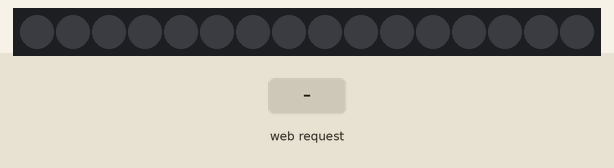
Recording of a sketch running on a simulated ESP32. Parts: 16 RGB LEDs in strip order, left to right. The test bench sets the inputs (shaded band). Dim RGB values are drawn brighter than linear; WiFi joins after 1.5 s; servers stay silent unless stated; what the sketch prints to the serial monitor is not drawn.

Above: at 3.2 s.
3.3 s: HTTP request GET /setCustom?color=1 received
At 4.2 s:
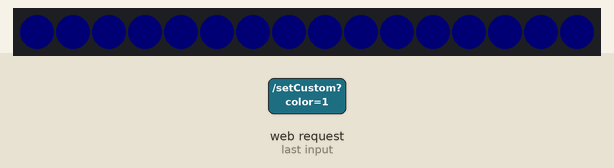
5.3 s: HTTP request GET /setCustom?color=120&mode=120&level=120 received
7.3 s: HTTP request GET /setCustom?color=red received
At 8.2 s:
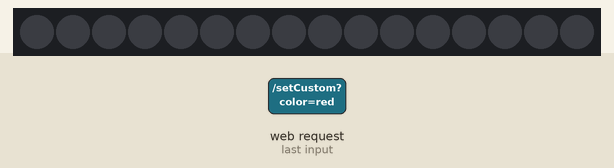
8.8 s: HTTP request GET /setCustom?color=1&mode=1&level=1 received
At 9.8 s:
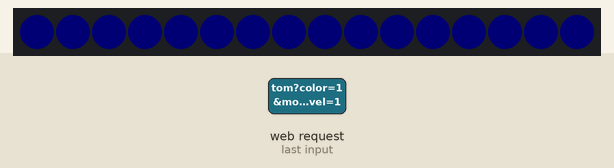
Timing chart, 0 to 11.8 s (numbered marks = the images above; inputs shaded):
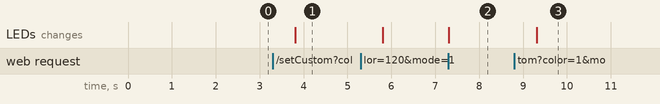

The sketch:

MoodSignal.ino
```cpp
#include <WiFi.h>
#include <AsyncTCP.h>
#include <ESPAsyncWebServer.h>
#include <Adafruit_NeoPixel.h>


// WiFi credentials
const char* ssid = "SSID";
const char* password = "Password";


// NeoPixel configuration
#define LED_PIN 2
#define NUM_LEDS 16
Adafruit_NeoPixel strip(NUM_LEDS, LED_PIN, NEO_GRB + NEO_KHZ800);


uint8_t brightness = 255; // Default brightness (max)


// Current mode state
String currentMode = "Free";


// Create web server instance
AsyncWebServer server(80);


// Webpage HTML
const char index_html[] = R"rawliteral(
<!DOCTYPE html>
<html>
<head>
<title>Mood Light Control</title>
<metaname="viewport"content="width=device-width, initial-scale=1">
<style>
body {
font-family: Arial, sans-serif;
text-align: center;
margin: 0;
padding: 0;
}
.container {
margin: 20px;
}
button {
padding: 20px;
font-size: 18px;
margin: 10px;
cursor: pointer;
border: none;
border-radius: 5px;
transition: 0.3s;
}
.red { background-color: red; color: white; }
.yellow { background-color: yellow; color: black; }
.green { background-color: green; color: white; }
input[type="color"] {
margin: 10px;
height: 50px;
width: 50px;
border: none;
cursor: pointer;
}
input[type="range"] {
width: 80%;
margin: 20px10%;
}
.current-mode {
font-size: 20px;
margin: 20px;
font-weight: bold;
}
@media (max-width: 600px) {
button {
padding: 15px;
font-size: 16px;
}
}
</style>
</head>
<body>
<h1>Mood Signal Control</h1>
<divclass="container">
<divclass="current-mode">Current Mood: <spanid="currentMode">Free</span></div>
<buttonclass="red"onclick="setMode('red', 'Busy')">Busy</button>
<buttonclass="yellow"onclick="setMode('yellow', 'Working')">Working</button>
<buttonclass="green"onclick="setMode('green', 'Free')">Free</button>
<br>
<inputtype="color"id="colorPicker"onchange="setCustomColor(this.value)" />
<br>
<inputtype="range"min="10"max="255"value="255"id="brightnessSlider"oninput="setBrightness(this.value)" />
</div>
<script>
functionsetMode(color, mode) {
fetch(`/set?color=${color}&mode=${mode}`);
document.getElementById('currentMode').innerText = mode;
}


functionsetCustomColor(color) {
fetch(`/setCustom?color=${color.substring(1)}`);
}


functionsetBrightness(brightness) {
fetch(`/brightness?level=${brightness}`);
}
</script>
</body>
</html>
)rawliteral";


void setup() {
// Initialize serial monitor
Serial.begin(115200);


// Initialize NeoPixel strip
strip.begin();
strip.setBrightness(brightness);
strip.show();


// Connect to Wi-Fi
WiFi.begin(ssid, password);
while (WiFi.status() != WL_CONNECTED) {
delay(1000);
Serial.println("Connecting to WiFi...");
}
Serial.println("Connected to WiFi");
Serial.print("IP Address: ");
Serial.println(WiFi.localIP());


// Serve the web page
server.on("/", HTTP_GET, [](AsyncWebServerRequest *request) {
request->send(200, "text/html", index_html);
});


// Handle pre-defined mode changes
server.on("/set", HTTP_GET, [](AsyncWebServerRequest *request) {
if (request->hasParam("color") && request->hasParam("mode")) {
String color = request->getParam("color")->value();
String mode = request->getParam("mode")->value();
currentMode = mode;


if (color == "red") setLEDColor(255, 0, 0);
else if (color == "yellow") setLEDColor(255, 255, 0);
else if (color == "green") setLEDColor(0, 255, 0);
}
request->send(200, "text/plain", "OK");
});


// Handle custom color
server.on("/setCustom", HTTP_GET, [](AsyncWebServerRequest *request) {
if (request->hasParam("color")) {
String hexColor = request->getParam("color")->value();
long rgb = strtol(hexColor.c_str(), NULL, 16);
setLEDColor((rgb >> 16) & 0xFF, (rgb >> 8) & 0xFF, rgb & 0xFF);
}
request->send(200, "text/plain", "OK");
});


// Handle brightness control
server.on("/brightness", HTTP_GET, [](AsyncWebServerRequest *request) {
if (request->hasParam("level")) {
brightness = request->getParam("level")->value().toInt();
strip.setBrightness(brightness);
strip.show();
}
request->send(200, "text/plain", "OK");
});


// Start the server
server.begin();
}


// Function to set LED color
void setLEDColor(uint8_t r, uint8_t g, uint8_t b) {
for (int i = 0; i < NUM_LEDS; i++) {
strip.setPixelColor(i, strip.Color(0, 0, 0)); // Turn off all LEDs
}
strip.show();
delay(500); // Delay for 0.5 seconds
for (int i = 0; i < NUM_LEDS; i++) {
strip.setPixelColor(i, strip.Color(r, g, b));
}
strip.show();
}


void loop() {
// Nothing to do here, handled by the server
}
```

Measured:
- after the input at 3.3 s, the LEDs: change after 0.50 s (image 1)
- after the input at 7.3 s, the LEDs: change at once (image 2)
- after the input at 8.8 s, the LEDs: change after 0.51 s (image 3)
